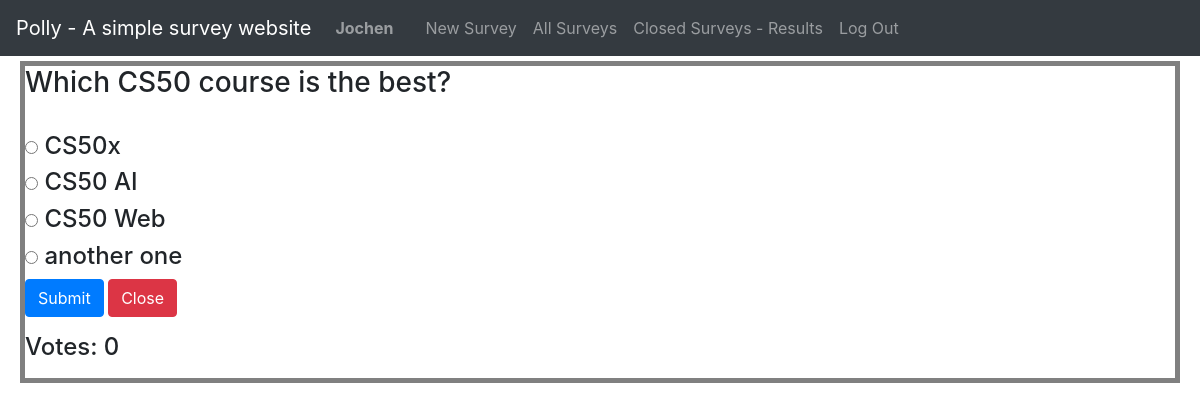
The app's page /surveys (signed in) with its own data.
### polly/models.py (models this page shows)
class User(AbstractUser):
    pass

class Survey(models.Model):
    user = models.ForeignKey(User, on_delete=models.CASCADE, default='1', related_name="author")
    question = models.TextField()
    answer1 = models.TextField()
    answer2 = models.TextField()
    answer3 = models.TextField(blank=True)
    answer4 = models.TextField(blank=True)
    timestamp = models.DateTimeField()
    archived = models.BooleanField (default=False)

### polly/views.py (the view, shortened to what this page needs)
# urls.py: path("surveys", views.surveys, name="surveys"),
def surveys(request):
    if request.method == 'GET':
        questions_all = Vote.objects.filter(user=request.user).values_list('question', flat=True)
        surveyss = Survey.objects.all().order_by('-timestamp')
        votes = Vote.objects.values('question').annotate(c=Count('question'))
        questions = Vote.objects.values_list('question', flat=True)
        print(surveyss)
        return render(request, "surveys.html", {
            'surveys': surveyss,
            'questions_all': questions_all,
            'votes': votes,
            'questions': questions
        })

### polly/templates/surveys.html (shortened to what this page needs)
{% extends "layout.html" %}
{% load static %}
{% block body %}
{% for survey in surveys %}
    <form method="post" name="Survey" onsubmit="" action="">
    {% if survey.archived != True %}
    <div class="survey">
        <h3><input type="hidden" name="question" value="{{ survey.question }}"> {{ survey.question }}</h3><br>
        <h4><input type="radio" name="radAnswer" value="{{ survey.answer1 }}"> {{ survey.answer1 }}</input></h4>
        <h4><input type="radio" name="radAnswer" value="{{ survey.answer2 }}"> {{ survey.answer2 }}</input></h4>
        {% if survey.answer3 != "" %}
            <h4><input type="radio" name="radAnswer" value="{{ survey.answer3 }}"> {{ survey.answer3 }}</input></h4>
        {% endif %}
        {% if survey.answer4 != "" %}
            <h4><input type="radio" name="radAnswer" value="{{ survey.answer4 }}"> {{ survey.answer4 }}</input></h4>
        {% endif %}
        {% if survey.question in questions_all %}
            <h4 style="color: green">Already voted!</h4>
        {% else %}
                <button name="submit" value="{{ survey.question }}" class="btn btn-primary">Submit</button>
        {% endif %}
        {% if request.user.id == survey.user_id %}
            <button name="close" value="{{ survey.id }}" class="btn btn-danger">Close</button>
        {% endif %}
        {% for vote in votes %}
            {% ifchanged %}
            {% if survey.question not in questions %}
                <p><h4>Votes: 0</h4></p>
            {% endif %}
            {% endifchanged %}
        {% endfor %}
        </div>
    {% endif %}
{% endfor %}
{% endblock %}

### polly/templates/layout.html (shortened to what this page needs)
{% load static %}
<!DOCTYPE html>
<html lang="en">
    <head>
        <link rel="stylesheet" href="https://stackpath.bootstrapcdn.com/bootstrap/4.4.1/css/bootstrap.min.css">
        <link href="{% static 'polly/styles.css' %}" rel="stylesheet">
    </head>
    <body>
        <nav class="navbar navbar-expand-lg navbar-dark bg-dark">
            <a class="navbar-brand" href="{% url 'index' %}">Polly - A simple survey website</a>
            <div>
              <ul class="navbar-nav mr-auto">
                {% if user.is_authenticated %}
                    <li class="nav-item">
                        <a class="nav-link" href="{% url 'profile' %}"><strong>{{ user.username }}</strong></a>
                    </li>
                {% endif %}
                <li class="nav-item">
                  <a class="nav-link" href="{% url 'index' %}">
                  </a>
                </li>
                {% if user.is_authenticated %}
                    <li class="nav-item">
                        <a class="nav-link" href="{% url 'new_survey' %}">New Survey</a>
                    </li>
                    <li class="nav-item">
                        <a class="nav-link" href="{% url 'surveys' %}">All Surveys</a>
                    </li>
                    <li class="nav-item">
                        <a class="nav-link" href="{% url 'results' %}">Closed Surveys - Results</a>
                    </li>
                    <li class="nav-item">
                        <a class="nav-link" href="{% url 'logout' %}">Log Out</a>
                    </li>
                {% endif %}
              </ul>
            </div>
          </nav>
        <div class="body">
            {% block body %}
            {% endblock %}
        </div>
    </body>
</html>

### polly/static/polly/styles.css (style rules this page uses)
.survey { border: 5px solid grey; display: center; justify-content: center; flex-direction: column; box-sizing: border-box; margin: 5px 20px; }

### records on screen
User: username "Jochen"
Survey: question "Which CS50 course is the best?", answer1 "CS50x", answer2 "CS50 AI", answer3 "CS50 Web", answer4 "another one", {{ survey.id }} 30 (drawn)
